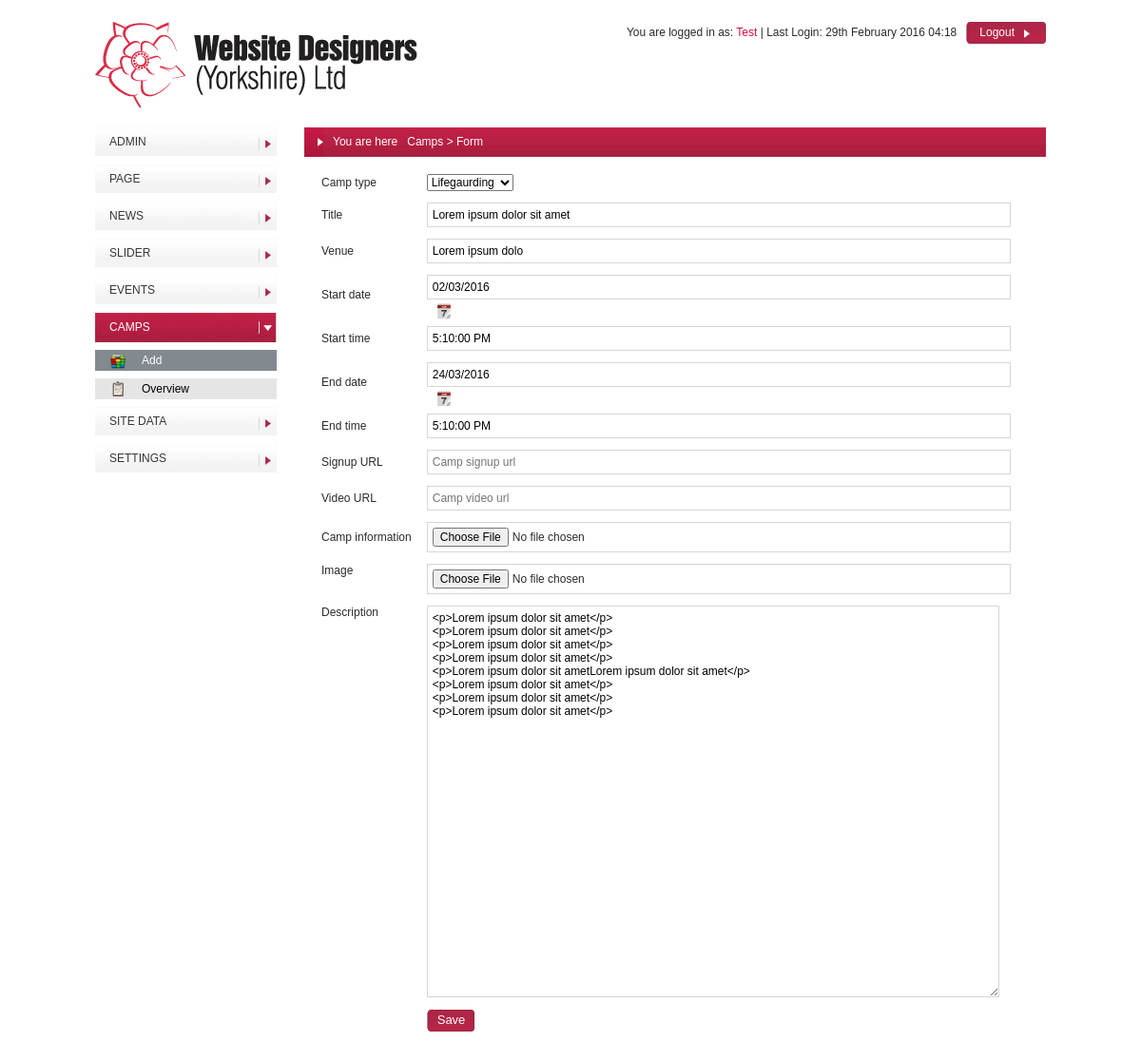
Screenshot of /admin/control-panel.php?module=camps&action=form&id=1 (signed in) with the database file from the repository.
### tables this page shows
CREATE TABLE IF NOT EXISTS `camps` (
  `id` int(11) NOT NULL,
  `type` enum('1','2','3','4') DEFAULT NULL,
  `title` varchar(256) DEFAULT NULL,
  `description` text,
  `start_date` varchar(16) DEFAULT NULL,
  `start_time` varchar(16) DEFAULT NULL,
  `end_date` varchar(16) DEFAULT NULL,
  `end_time` varchar(16) DEFAULT NULL,
  `venue` varchar(16) DEFAULT NULL,
  `signup_url` varchar(1024) DEFAULT NULL,
  `video_url` varchar(1024) DEFAULT NULL
);

### admin/includes/functions/database.php (called while the page is built, shortened)
<?php
function table_fetch_row($table, $where, $order_by = '')
{
	global $db;
	$sql = sprintf('SELECT * FROM %s', $table);
	if (strlen($where) > 0) {
		$sql .= sprintf(' WHERE %s', $where);
	}
	$sql .= ' LIMIT 0,1';
	$r = mysql_query($sql, $db) or die(mysql_error($db));
	if (mysql_num_rows($r) == 0) {
		return false;
	} else {
		return mysql_fetch_assoc($r);
	}
}
?>

### admin/modules/camps/form.php (the view, shortened to what this page needs)
<?php
$id = get_id();
$data = table_fetch_row('camps', sprintf('id="%d"', $id));
?>
<form action="" method="post">
    <table>
        <tbody>
        <tr>
            <td>Camp type</td>
            <td>
                <select name="type" id="">
                    <option value="1" <?php echo isset($data['type']) && $data['type'] == 1 ? 'selected' : null; ?>>
                        Lifegaurding
                    </option>
                </select>
            </td>
        </tr>
        <tr>
            <td>Title</td>
            <td>
                <input type="text" name="title" placeholder="Camp title"
                       value="<?php echo isset($data['title']) ? $data['title'] : null; ?>"/>
            </td>
        </tr>
        <tr>
            <td>Venue</td>
            <td>
                <input type="text" name="venue" placeholder="Camp venue"
                       value="<?php echo isset($data['venue']) ? $data['venue'] : null; ?>"/>
            </td>
        </tr>
        <tr>
            <td>Start date</td>
            <td>
                <input type="text" class="datepicker" name="start_date" placeholder="Camp start date"
                       value="<?php echo isset($data['start_date']) ? date('d/m/Y',strtotime($data['start_date'])) : null; ?>"/>
            </td>
        </tr>
        <tr>
            <td>Start time</td>
            <td>
                <input type="text" name="start_time" placeholder="Camp start time"
                       value="<?php echo isset($data['start_time']) ? $data['start_time'] : null; ?>"/>
            </td>
        </tr>
        <tr>
            <td>End date</td>
            <td>
                <input type="text" class="datepicker" name="end_date" placeholder="Camp end date"
                       value="<?php echo isset($data['end_date']) ? date('d/m/Y',strtotime($data['end_date'])) : null; ?>"/>
            </td>
        </tr>
        <tr>
            <td>End time</td>
            <td>
                <input type="text" name="end_time" placeholder="Camp end time"
                       value="<?php echo isset($data['end_time']) ? $data['end_time'] : null; ?>"/>
            </td>
        </tr>
        <tr>
            <td>Signup URL</td>
            <td>
                <input type="text" name="signup_url" placeholder="Camp signup url"
                       value="<?php echo isset($data['signup_url']) ? $data['signup_url'] : null; ?>"/>
            </td>
        </tr>
        <tr>
            <td>Video URL</td>
            <td>
                <input type="text" name="video_url" placeholder="Camp video url"
                       value="<?php echo isset($data['video_url']) ? $data['video_url'] : null; ?>"/>
            </td>
        </tr>
        <tr>
            <td>Camp information</td>
            <td>
                <input type="file" name="file"/>
            </td>
        </tr>
        <tr valign="top">
            <td>Image</td>
            <td>
                <input type="file" name="image"/>
            </td>
        </tr>
        <tr valign="top">
            <td>Description</td>
            <td>
                <?php show_fckeditor('description', isset($data['description']) ? $data['description'] : null); ?>
            </td>
        </tr>
        <tr>
            <td></td>
            <td>
            </td>
        </tr>
        </tbody>
    </table>
</form>

### admin/resources/fckeditor/fckeditor_php5.php (shortened to what this page needs)
<?php
function FCKeditor_IsCompatibleBrowser()
{
	if ( isset( $_SERVER ) ) {
		$sAgent = $_SERVER['HTTP_USER_AGENT'] ;
	}
	if ( strpos($sAgent, 'MSIE') !== false && strpos($sAgent, 'mac') === false && strpos($sAgent, 'Opera') === false )
	{
		$iVersion = (float)substr($sAgent, strpos($sAgent, 'MSIE') + 5, 3) ;
		return ($iVersion >= 5.5) ;
	}
	else if ( strpos($sAgent, 'Gecko/') !== false )
	{
		$iVersion = (int)substr($sAgent, strpos($sAgent, 'Gecko/') + 6, 8) ;
		return ($iVersion >= 20030210) ;
	}
	else if ( strpos($sAgent, 'Opera/') !== false )
	{
		$fVersion = (float)substr($sAgent, strpos($sAgent, 'Opera/') + 6, 4) ;
		return ($fVersion >= 9.5) ;
	}
	else if ( preg_match( "|AppleWebKit/(\d+)|i", $sAgent, $matches ) )
	{
		$iVersion = $matches[1] ;
		return ( $matches[1] >= 522 ) ;
	}
	else
		return false ;
}
class FCKeditor
{
	public $InstanceName ;
	public $BasePath ;
	public $Width ;
	public $Height ;
	public $ToolbarSet ;
	public $Value ;
	public function __construct( $instanceName )
 	{
		$this->InstanceName	= $instanceName ;
		$this->BasePath		= '/fckeditor/' ;
		$this->Width		= '100%' ;
		$this->Height		= '200' ;
		$this->ToolbarSet	= 'Default' ;
		$this->Value		= '' ;
	}
	public function Create()
	{
		echo $this->CreateHtml() ;
	}
	public function CreateHtml()
	{
		$HtmlValue = htmlspecialchars( $this->Value ) ;
		$Html = '' ;
		if ( $this->IsCompatible() )
		{
			if ( isset( $_GET['fcksource'] ) && $_GET['fcksource'] == "true" )
				$File = 'fckeditor.original.html' ;
			else
				$File = 'fckeditor.html' ;
			$Link = "{$this->BasePath}editor/{$File}?InstanceName={$this->InstanceName}" ;
			if ( $this->ToolbarSet != '' )
				$Link .= "&amp;Toolbar={$this->ToolbarSet}" ;
			$Html .= "<input type=\"hidden\" id=\"{$this->InstanceName}\" name=\"{$this->InstanceName}\" value=\"{$HtmlValue}\" style=\"display:none\" />" ;
			$Html .= "<input type=\"hidden\" id=\"{$this->InstanceName}___Config\" value=\"" . $this->GetConfigFieldString() . "\" style=\"display:none\" />" ;
			$Html .= "<iframe id=\"{$this->InstanceName}___Frame\" src=\"{$Link}\" width=\"{$this->Width}\" height=\"{$this->Height}\" frameborder=\"0\" scrolling=\"no\"></iframe>" ;
		}
		else
		{
			if ( strpos( $this->Width, '%' ) === false )
				$WidthCSS = $this->Width . 'px' ;
			else
				$WidthCSS = $this->Width ;
			if ( strpos( $this->Height, '%' ) === false )
				$HeightCSS = $this->Height . 'px' ;
			else
				$HeightCSS = $this->Height ;
			$Html .= "<textarea name=\"{$this->InstanceName}\" rows=\"4\" cols=\"40\" style=\"width: {$WidthCSS}; height: {$HeightCSS}\">{$HtmlValue}</textarea>" ;
		}
		return $Html ;
	}
	public function IsCompatible()
	{
		return FCKeditor_IsCompatibleBrowser() ;
	}
}

### admin/resources/css/main.css (style rules this page uses)
* { margin:0; padding:0; }
body { position:relative; font-family:Tahoma, Geneva, sans-serif; font-size:12px; color:#2b2b2b; text-align:center; }
#content table { border-collapse:collapse; }
#content table td, #content table th { text-align:left; padding:8px 8px 4px 8px; }
input { border:1px solid #d6d6d6; font-family:Tahoma, Geneva, sans-serif; font-size:12px; padding:5px; }
textarea { border:1px solid #d6d6d6; font-family:Tahoma, Geneva, sans-serif; font-size:12px; padding:5px; }
select { font-family:Tahoma, Geneva, sans-serif; font-size:12px; }
select option { padding:0 8px; }

### admin/includes/head.php (style rules this page uses)
input { min-width: 100%; }

### rows the page displays
camps: type "Lifegaurding", title "Lorem ipsum dolor sit amet", venue "Lorem ipsum dolo", start_date "02/03/2016", start_time "5:10:00 PM", end_date "24/03/2016", end_time "5:10:00 PM", description "<p>Lorem ipsum dolor sit amet</p> <p>Lorem ipsum dolor sit amet</p> <p>Lorem ipsum dolor sit amet</p> <p>Lorem ipsum dolor sit amet</p> <p>Lorem ipsum dolor sit ametLorem ipsum dolor sit amet</p> <p>Lorem ipsum dolor sit amet</p> <p>Lorem ipsum dolor sit amet</p> <p>Lorem ipsum dolor sit amet</p>"

### other values shown
$_SESSION['admin']['name'] "Test"
date('jS F Y H:i', strtotime($_SESSION['admin']['last_login'])) "29th February 2016 04:18"
$text "Logout"
$module['title'] "ADMIN"
$module['title'] "PAGE"
$module['title'] "NEWS"
$module['title'] "SLIDER"
$module['title'] "EVENTS"
$module['title'] "CAMPS"
$item['title'] "Add"
$item['title'] "Overview"
$module['title'] "SITE DATA"
$module['title'] "SETTINGS"
str_replace('_', ' ', $_GET['module']) "Camps"
str_replace('_', ' ', $_GET['action']) "Form"
